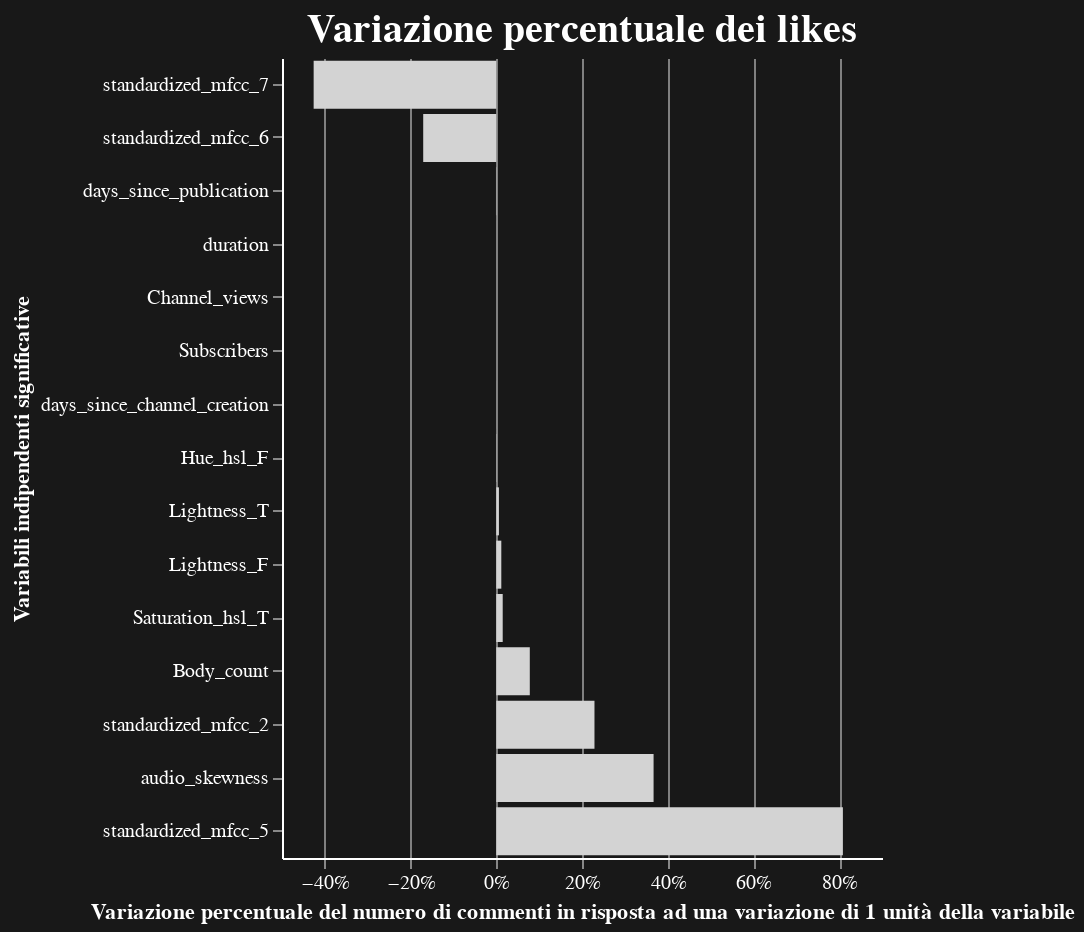

The specification (Vega-Lite) saved for this image:
### Vega-Lite specification from a JSON file in a GitHub repository (floating-point values rounded to 4 significant figures)
{"config": {"view": {"continuousWidth": 300, "continuousHeight": 300, "stroke": "transparent"}, "axis": {"domainColor": "white", "gridColor": "grey", "labelColor": "white", "titleColor": "white"}, "background": "#181818", "legend": {"labelColor": "white", "titleColor": "white"}}, "data": {"name": "data-ffce66ea268824e58e4b4372ad2a41b0"}, "mark": {"type": "bar"}, "encoding": {"color": {"condition": {"param": "param_5", "value": "#1f77b4", "empty": false}, "value": "#d3d3d3"}, "tooltip": [{"field": "Variable", "type": "nominal"}, {"field": "Variation", "format": ".2%", "type": "quantitative"}], "x": {"axis": {"format": ".0%"}, "field": "Variation", "title": "Variazione percentuale del numero di commenti in risposta ad una variazione di 1 unità della variabile", "type": "quantitative"}, "y": {"field": "Variable", "sort": {"field": "Variation", "order": "ascending"}, "title": "Variabili indipendenti significative", "type": "ordinal"}}, "height": 400, "params": [{"name": "param_5", "select": {"type": "point", "fields": ["Variable"]}, "bind": "legend"}, {"name": "param_6", "select": {"type": "interval", "encodings": ["x", "y"]}, "bind": "scales"}], "title": {"text": "Variazione percentuale dei likes", "color": "white", "fontSize": 20}, "width": "container", "$schema": "https://vega.github.io/schema/vega-lite/v5.17.0.json", "datasets": {"data-ffce66ea268824e58e4b4372ad2a41b0": [{"Variable": "standardized_mfcc_7", "Dependent": "likes", "Variation": -0.4262}, {"Variable": "standardized_mfcc_6", "Dependent": "likes", "Variation": -0.1705}, {"Variable": "days_since_publication", "Dependent": "likes", "Variation": -0.0007068}, {"Variable": "duration", "Dependent": "likes", "Variation": -3.65e-05}, {"Variable": "Channel_views", "Dependent": "likes", "Variation": -2.361e-10}, {"Variable": "Subscribers", "Dependent": "likes", "Variation": 1.352e-07}, {"Variable": "days_since_channel_creation", "Dependent": "likes", "Variation": 0.0001115}, {"Variable": "Hue_hsl_F", "Dependent": "likes", "Variation": 0.0006015}, {"Variable": "Lightness_T", "Dependent": "likes", "Variation": 0.006184}, {"Variable": "Lightness_F", "Dependent": "likes", "Variation": 0.01172}, {"Variable": "Saturation_hsl_T", "Dependent": "likes", "Variation": 0.01498}, {"Variable": "Body_count", "Dependent": "likes", "Variation": 0.07819}, {"Variable": "standardized_mfcc_2", "Dependent": "likes", "Variation": 0.2291}, {"Variable": "audio_skewness", "Dependent": "likes", "Variation": 0.367}, {"Variable": "standardized_mfcc_5", "Dependent": "likes", "Variation": 0.8087}]}}
